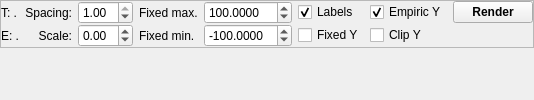
  <widget class="QWidget" name="centralwidget">
   <layout class="QVBoxLayout" name="verticalLayout" stretch="0,1,6">
    <property name="leftMargin">
     <number>0</number>
    </property>
    <property name="topMargin">
     <number>0</number>
    </property>
    <property name="rightMargin">
     <number>0</number>
    </property>
    <property name="bottomMargin">
     <number>0</number>
    </property>
    <item>
     <widget class="QFrame" name="ctrframe">
      <property name="frameShape">
       <enum>QFrame::Shape::StyledPanel</enum>
      </property>
      <property name="frameShadow">
       <enum>QFrame::Shadow::Raised</enum>
      </property>
      <layout class="QGridLayout" name="gridLayout" columnstretch="2,0,0,0,0,0,0,0,0">
       <property name="leftMargin">
        <number>0</number>
       </property>
       <property name="topMargin">
        <number>0</number>
       </property>
       <property name="rightMargin">
        <number>0</number>
       </property>
       <property name="bottomMargin">
        <number>0</number>
       </property>
       <property name="horizontalSpacing">
        <number>-1</number>
       </property>
       <property name="verticalSpacing">
        <number>0</number>
       </property>
       <item row="1" column="5">
        <widget class="QDoubleSpinBox" name="spin_fixed_min">
         <property name="decimals">
          <number>4</number>
         </property>
         <property name="minimum">
          <double>-1000.000000000000000</double>
         </property>
         <property name="maximum">
          <double>1000.000000000000000</double>
         </property>
         <property name="singleStep">
          <double>10.000000000000000</double>
         </property>
         <property name="value">
          <double>-100.000000000000000</double>
         </property>
        </widget>
       </item>
       <item row="0" column="6">
        <widget class="QCheckBox" name="check_labels">
         <property name="text">
          <string>Labels</string>
         </property>
         <property name="checked">
          <bool>true</bool>
         </property>
        </widget>
       </item>
       <item row="0" column="2">
        <widget class="QLabel" name="label">
         <property name="text">
          <string>Spacing:</string>
         </property>
         <property name="alignment">
          <set>Qt::AlignmentFlag::AlignRight|Qt::AlignmentFlag::AlignTrailing|Qt::AlignmentFlag::AlignVCenter</set>
         </property>
        </widget>
       </item>
       <item row="1" column="2">
        <widget class="QLabel" name="label_2">
         <property name="layoutDirection">
          <enum>Qt::LayoutDirection::LeftToRight</enum>
         </property>
         <property name="text">
          <string>Scale:</string>
         </property>
         <property name="alignment">
          <set>Qt::AlignmentFlag::AlignRight|Qt::AlignmentFlag::AlignTrailing|Qt::AlignmentFlag::AlignVCenter</set>
         </property>
        </widget>
       </item>
       <item row="1" column="3">
        <widget class="QDoubleSpinBox" name="spin_scale">
         <property name="minimum">
          <double>-2.000000000000000</double>
         </property>
         <property name="maximum">
          <double>2.000000000000000</double>
         </property>
         <property name="singleStep">
          <double>0.100000000000000</double>
         </property>
        </widget>
       </item>
       <item row="1" column="0">
        <widget class="QLabel" name="lbl_ewin">
         <property name="text">
          <string>E: .</string>
         </property>
        </widget>
       </item>
       <item row="0" column="5">
        <widget class="QDoubleSpinBox" name="spin_fixed_max">
         <property name="decimals">
          <number>4</number>
         </property>
         <property name="minimum">
          <double>-1000.000000000000000</double>
         </property>
         <property name="maximum">
          <double>1000.000000000000000</double>
         </property>
         <property name="singleStep">
          <double>10.000000000000000</double>
         </property>
         <property name="value">
          <double>100.000000000000000</double>
         </property>
        </widget>
       </item>
       <item row="0" column="7">
        <widget class="QCheckBox" name="radio_empiric">
         <property name="text">
          <string>Empiric Y</string>
         </property>
         <property name="checked">
          <bool>true</bool>
         </property>
        </widget>
       </item>
       <item row="0" column="3">
        <widget class="QDoubleSpinBox" name="spin_spacing">
         <property name="maximum">
          <double>1.000000000000000</double>
         </property>
         <property name="singleStep">
          <double>0.050000000000000</double>
         </property>
         <property name="value">
          <double>1.000000000000000</double>
         </property>
        </widget>
       </item>
       <item row="1" column="7">
        <widget class="QCheckBox" name="radio_clip">
         <property name="text">
          <string>Clip Y</string>
         </property>
        </widget>
       </item>
       <item row="1" column="4">
        <widget class="QLabel" name="label_12">
         <property name="text">
          <string>Fixed min.</string>
         </property>
        </widget>
       </item>
       <item row="0" column="0">
        <widget class="QLabel" name="lbl_twin">
         <property name="text">
          <string>T: .</string>
         </property>
        </widget>
       </item>
       <item row="0" column="4">
        <widget class="QLabel" name="label_11">
         <property name="text">
          <string>Fixed max.</string>
         </property>
        </widget>
       </item>
       <item row="0" column="8">
        <widget class="QPushButton" name="butt_render">
         <property name="font">
          <font>
           <bold>true</bold>
          </font>
         </property>
         <property name="text">
          <string>Render</string>
         </property>
         <property name="flat">
          <bool>false</bool>
         </property>
        </widget>
       </item>
       <item row="1" column="6">
        <widget class="QCheckBox" name="radio_fixedscale">
         <property name="text">
          <string>Fixed Y</string>
         </property>
        </widget>
       </item>
      </layout>
     </widget>
    </item>
    <item>
     <widget class="PlotWidget" name="pgh" native="true"/>
    </item>
    <item>
     <widget class="PlotWidget" name="pg1" native="true"/>
    </item>
   </layout>
  </widget>
